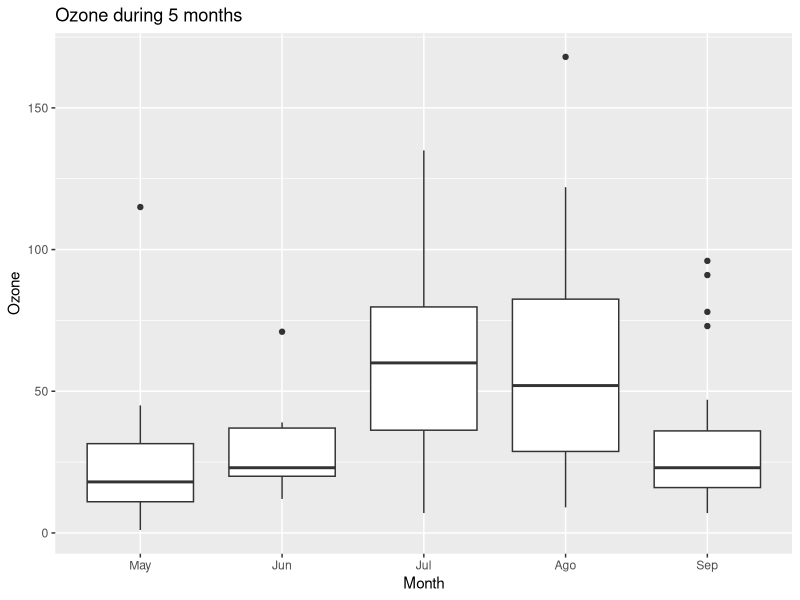

Write the R code that produced this figure.
#1
#При помощи функции ggplot() или boxplot() постройте график boxplot,
#используя встроенные в R данные airquality. По оси x отложите номер
#месяца, по оси y — значения переменной Ozone.
#На графике boxplot отдельными точками отображаются наблюдения,
#отклоняющиеся от 1 или 3 квартиля больше чем на полтора
#межквартильных размаха. Сколько таких наблюдений присутствует
#в сентябре (месяц №9)?
#Обратите внимание, что для корректного отображения графика
#ggplot ожидает факторную переменную по оси x.

df  <- airquality
df$Month  <- factor(df$Month,
                    labels = c("May", "Jun", "Jul", "Ago", "Sep"))

library(ggplot2)
ggplot(df, aes(x = Month, y = Ozone))+
  geom_boxplot()+
  xlab("Month")+
  ylab("Ozone")+
  ggtitle("Ozone during 5 months")
